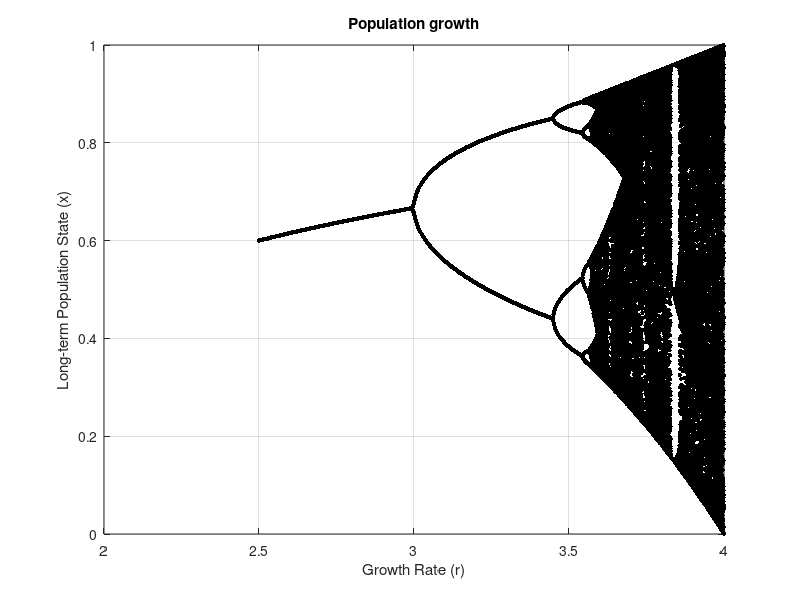

Source code (MATLAB):
% MATLAB Script: Logistic Map Bifurcation Diagram
clear; clc; clf;

% Parameters
r_min = 2.5;
r_max = 4.0;
num_r = 1000;          % Resolution of the r axis
num_steps = 500;       % Total iterations per r
num_discard = 400;     % Let transients die out; plot the last 100 points

% Preallocate arrays for plotting
r_space = linspace(r_min, r_max, num_r);
R_plot = zeros(num_steps - num_discard, num_r);
X_plot = zeros(num_steps - num_discard, num_r);

for j = 1:num_r
    r = r_space(j);
    x = 0.5; % Initial population seed

    % Iterate the discrete system
    for n = 1:num_steps
        x = r * x * (1 - x);

        % Only save points after transients have settled
        if n > num_discard
            R_plot(n - num_discard, j) = r;
            X_plot(n - num_discard, j) = x;
        end
    end
end

% Plotting with small markers for high detail
plot(R_plot(:), X_plot(:), 'k.', 'MarkerSize', 10);
title('Population growth');
xlabel('Growth Rate (r)');
ylabel('Long-term Population State (x)');
grid on;
